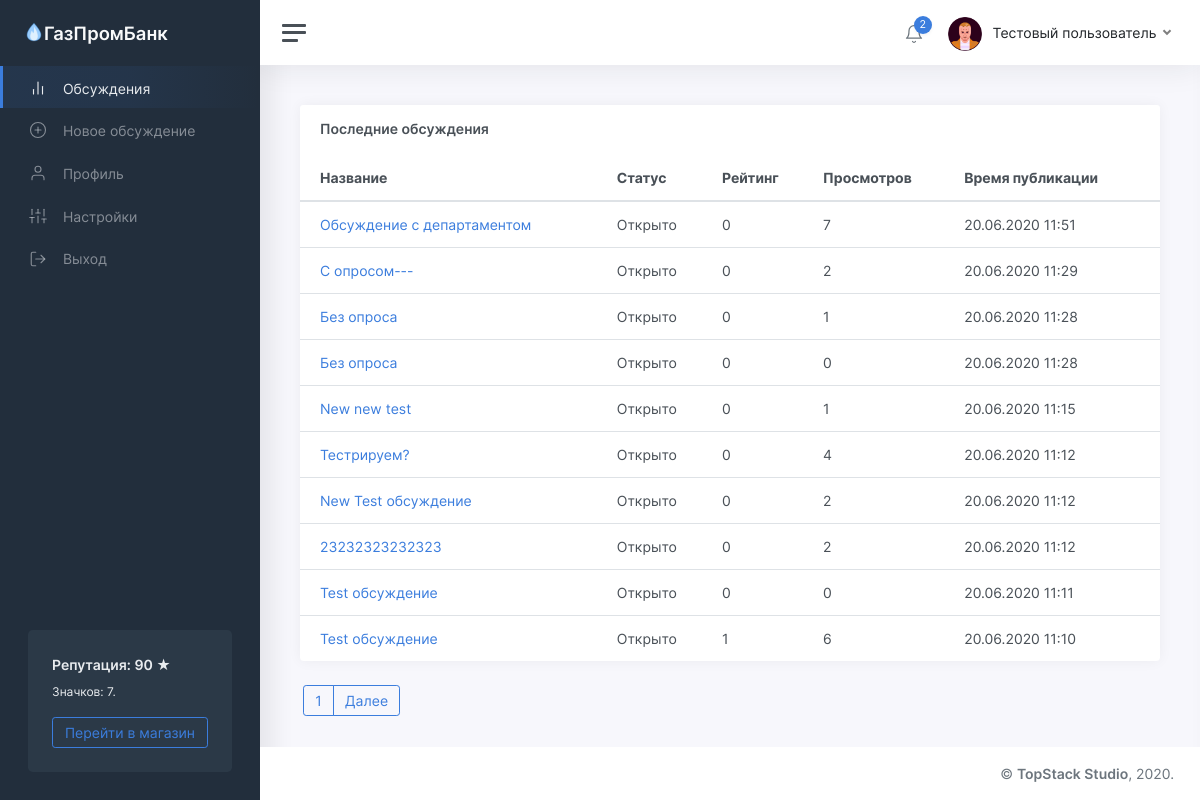
Page /threads (signed in) on the earlier database version.
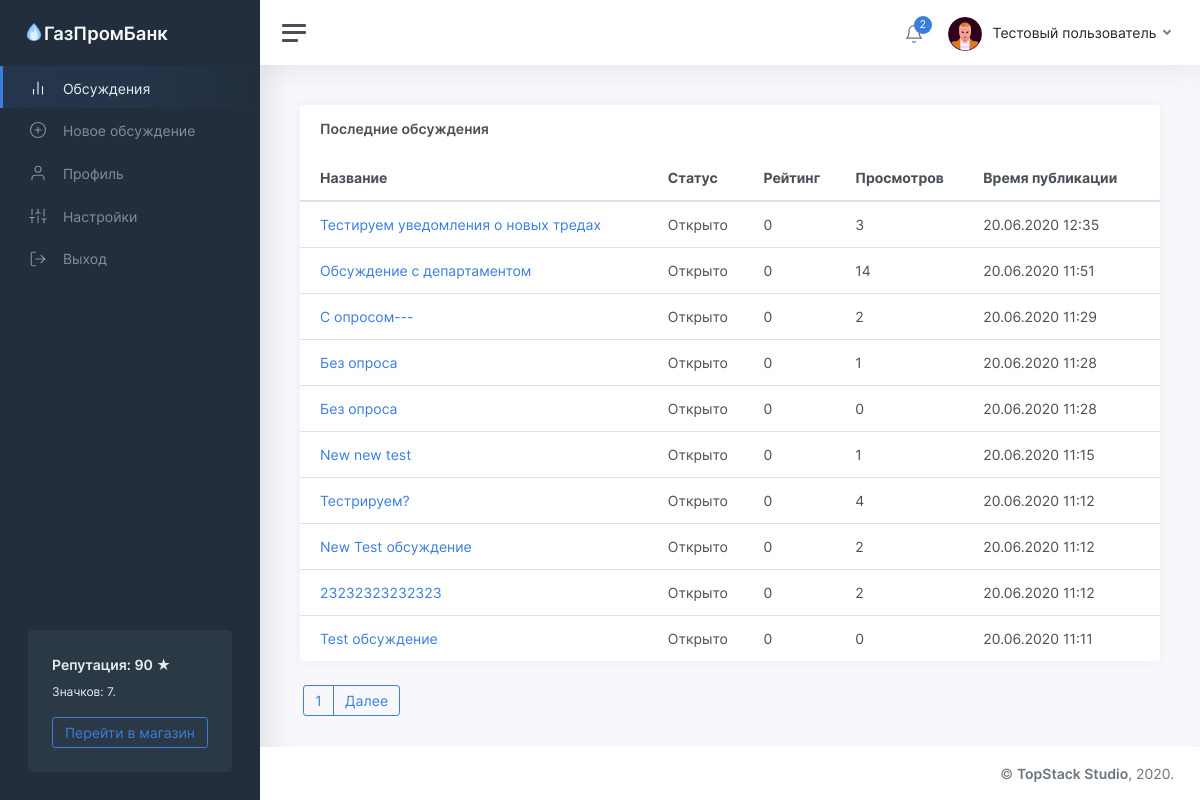
Same page on the later database version.
### tables this page shows
CREATE TABLE "threads" (
	"id"	INTEGER NOT NULL UNIQUE,
	"owner"	INTEGER NOT NULL,
	"title"	TEXT NOT NULL,
	"content"	TEXT,
	"date"	INTEGER,
	"up"	INTEGER,
	"down"	INTEGER,
	"views"	INTEGER,
	"status"	TEXT,
	"department"	TEXT,
	PRIMARY KEY("id")
);

### app/views.py (the view)
@app.route('/threads')
def listOfThreads():
	department = request.args.get('department')
	if isNull(department) or department not in departments:
		return render_template('threads.html', user=getUser(session['id']), threads=getThreads(), message=request.args.get('from'), departments=departments)
	else:
		return render_template('threads_by_department.html', user=getUser(session['id']), threads=getThreadsByDepartment(department), departments=departments, selected_department=department)

### app/functions.py (called while the page is built)
def isNull(argument):
	return argument in ['', None]

def getUser(identifier):
	conn = sqlite3.connect(db_path)
	conn.row_factory = sqlite3.Row
	cursor = conn.cursor()
	cursor.execute('SELECT * FROM users where id="%s"' % identifier)
	user = cursor.fetchone()
	if user:
		user = dict(user)
		user['badges'] = json.loads(user['badges'])
		user['notifications'] = getNotifications(identifier)
	return user

def statusToText(status):
	return statuses[status]

def fromTimestamp(timestamp):
	return datetime.utcfromtimestamp(timestamp + 3600 * 3).strftime('%d.%m.%Y %H:%M')

def getThreads(offset=0, count=10):
	conn = sqlite3.connect(db_path)
	conn.row_factory = sqlite3.Row
	cursor = conn.cursor()
	cursor.execute('SELECT id, title, date, up, down, status, views FROM threads ORDER BY date DESC')
	threads = cursor.fetchall()
	length = len(threads)
	if offset > 0:
		offset -= 1
	threads = threads[offset * 10:][:count]
	for x in range(len(threads)):
		threads[x] = dict(threads[x])
		threads[x]['status'] = statusToText(threads[x]['status'])
		threads[x]['date'] = fromTimestamp(threads[x]['date'])
	return (threads, length)

### templates/threads.html (shortened to what the changed rows need)
<!DOCTYPE html>
<html lang="ru">
	<head>
		<link href="/static/css/app.css" rel="stylesheet">
	</head>
	<body>
		<div class="wrapper">
			<div class="main">
				<main class="content">
					<div class="container-fluid p-0">
						<div class="row">
							<div class="col-12 col-lg-12 col-xxl-9 d-flex">
								<div class="card flex-fill">
									<table class="table table-hover my-0">
										{% if threads[0] %}
											<thead>
												<tr>
													<th>Название</th>
													<th class="d-none d-md-table-cell">Статус</th>
													<th>Рейтинг</th>
													<th class="d-none d-md-table-cell">Просмотров</th>
													<th class="d-none d-md-table-cell">Время публикации</th>
												</tr>
											</thead>
											<tbody>
												{% for thread in threads[0] %}
													<tr>
														<td><a href="/thread/{{thread.id}}">{{thread.title}}</a></td>
														<td class="d-none d-md-table-cell">{{thread.status}}</td>
														<td>{{thread.up - thread.down}}</td>
														<td class="d-none d-md-table-cell">{{thread.views}}</td>
														<td class="d-none d-md-table-cell">{{thread.date}}</td>
													</tr>
												{% endfor %}
											</tbody>
										{% endif %}
									</table>
								</div>
							</div>
						</div>
					</div>
				</main>
			</div>
		</div>
	</body>
</html>

Differences in the rows shown:
no longer on this page (row unchanged): threads: title "Test обсуждение", status "Открыто", thread.up-thread.down "1", views "6", date "20.06.2020 11:10"
added threads: title "Тестируем уведомления о новых тредах", status "Открыто", thread.up-thread.down "0", views "3", date "20.06.2020 12:35"
changed threads "Обсуждение с департаментом": views "7" → "14"
